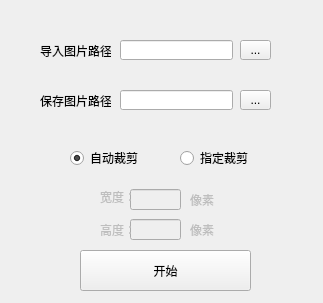
<?xml version="1.0" encoding="UTF-8"?>
<ui version="4.0">
 <class>Form</class>
 <widget class="QWidget" name="Form">
  <property name="geometry">
   <rect>
    <x>0</x>
    <y>0</y>
    <width>323</width>
    <height>303</height>
   </rect>
  </property>
  <property name="windowTitle">
   <string>裁剪图片</string>
  </property>
  <widget class="QLabel" name="label">
   <property name="geometry">
    <rect>
     <x>40</x>
     <y>40</y>
     <width>71</width>
     <height>21</height>
    </rect>
   </property>
   <property name="text">
    <string>导入图片路径</string>
   </property>
  </widget>
  <widget class="QLineEdit" name="lineEdit">
   <property name="geometry">
    <rect>
     <x>120</x>
     <y>40</y>
     <width>113</width>
     <height>20</height>
    </rect>
   </property>
  </widget>
  <widget class="QToolButton" name="toolButton">
   <property name="geometry">
    <rect>
     <x>240</x>
     <y>40</y>
     <width>31</width>
     <height>20</height>
    </rect>
   </property>
   <property name="text">
    <string>...</string>
   </property>
  </widget>
  <widget class="QToolButton" name="toolButton_2">
   <property name="geometry">
    <rect>
     <x>240</x>
     <y>90</y>
     <width>31</width>
     <height>20</height>
    </rect>
   </property>
   <property name="text">
    <string>...</string>
   </property>
  </widget>
  <widget class="QLineEdit" name="lineEdit_2">
   <property name="geometry">
    <rect>
     <x>120</x>
     <y>90</y>
     <width>113</width>
     <height>20</height>
    </rect>
   </property>
  </widget>
  <widget class="QLabel" name="label_2">
   <property name="geometry">
    <rect>
     <x>40</x>
     <y>90</y>
     <width>71</width>
     <height>21</height>
    </rect>
   </property>
   <property name="text">
    <string>保存图片路径</string>
   </property>
  </widget>
  <widget class="QRadioButton" name="radioButton">
   <property name="geometry">
    <rect>
     <x>70</x>
     <y>150</y>
     <width>89</width>
     <height>16</height>
    </rect>
   </property>
   <property name="text">
    <string>自动裁剪</string>
   </property>
   <property name="checked">
    <bool>true</bool>
   </property>
  </widget>
  <widget class="QRadioButton" name="radioButton_2">
   <property name="geometry">
    <rect>
     <x>180</x>
     <y>150</y>
     <width>89</width>
     <height>16</height>
    </rect>
   </property>
   <property name="text">
    <string>指定裁剪</string>
   </property>
  </widget>
  <widget class="QPushButton" name="pushButton">
   <property name="geometry">
    <rect>
     <x>80</x>
     <y>250</y>
     <width>171</width>
     <height>41</height>
    </rect>
   </property>
   <property name="text">
    <string>开始</string>
   </property>
  </widget>
  <widget class="QWidget" name="widget" native="true">
   <property name="enabled">
    <bool>false</bool>
   </property>
   <property name="geometry">
    <rect>
     <x>80</x>
     <y>179</y>
     <width>171</width>
     <height>61</height>
    </rect>
   </property>
   <widget class="QLineEdit" name="lineEdit_4">
    <property name="geometry">
     <rect>
      <x>50</x>
      <y>40</y>
      <width>51</width>
      <height>21</height>
     </rect>
    </property>
   </widget>
   <widget class="QLabel" name="label_4">
    <property name="geometry">
     <rect>
      <x>20</x>
      <y>40</y>
      <width>31</width>
      <height>21</height>
     </rect>
    </property>
    <property name="text">
     <string>高度：</string>
    </property>
   </widget>
   <widget class="QLabel" name="label_5">
    <property name="geometry">
     <rect>
      <x>110</x>
      <y>40</y>
      <width>31</width>
      <height>21</height>
     </rect>
    </property>
    <property name="text">
     <string>像素</string>
    </property>
   </widget>
   <widget class="QLineEdit" name="lineEdit_5">
    <property name="geometry">
     <rect>
      <x>50</x>
      <y>10</y>
      <width>51</width>
      <height>21</height>
     </rect>
    </property>
   </widget>
   <widget class="QLabel" name="label_3">
    <property name="geometry">
     <rect>
      <x>20</x>
      <y>10</y>
      <width>31</width>
      <height>16</height>
     </rect>
    </property>
    <property name="text">
     <string>宽度：</string>
    </property>
   </widget>
   <widget class="QLabel" name="label_6">
    <property name="geometry">
     <rect>
      <x>110</x>
      <y>10</y>
      <width>31</width>
      <height>21</height>
     </rect>
    </property>
    <property name="text">
     <string>像素</string>
    </property>
   </widget>
  </widget>
 </widget>
 <resources/>
 <connections/>
</ui>
